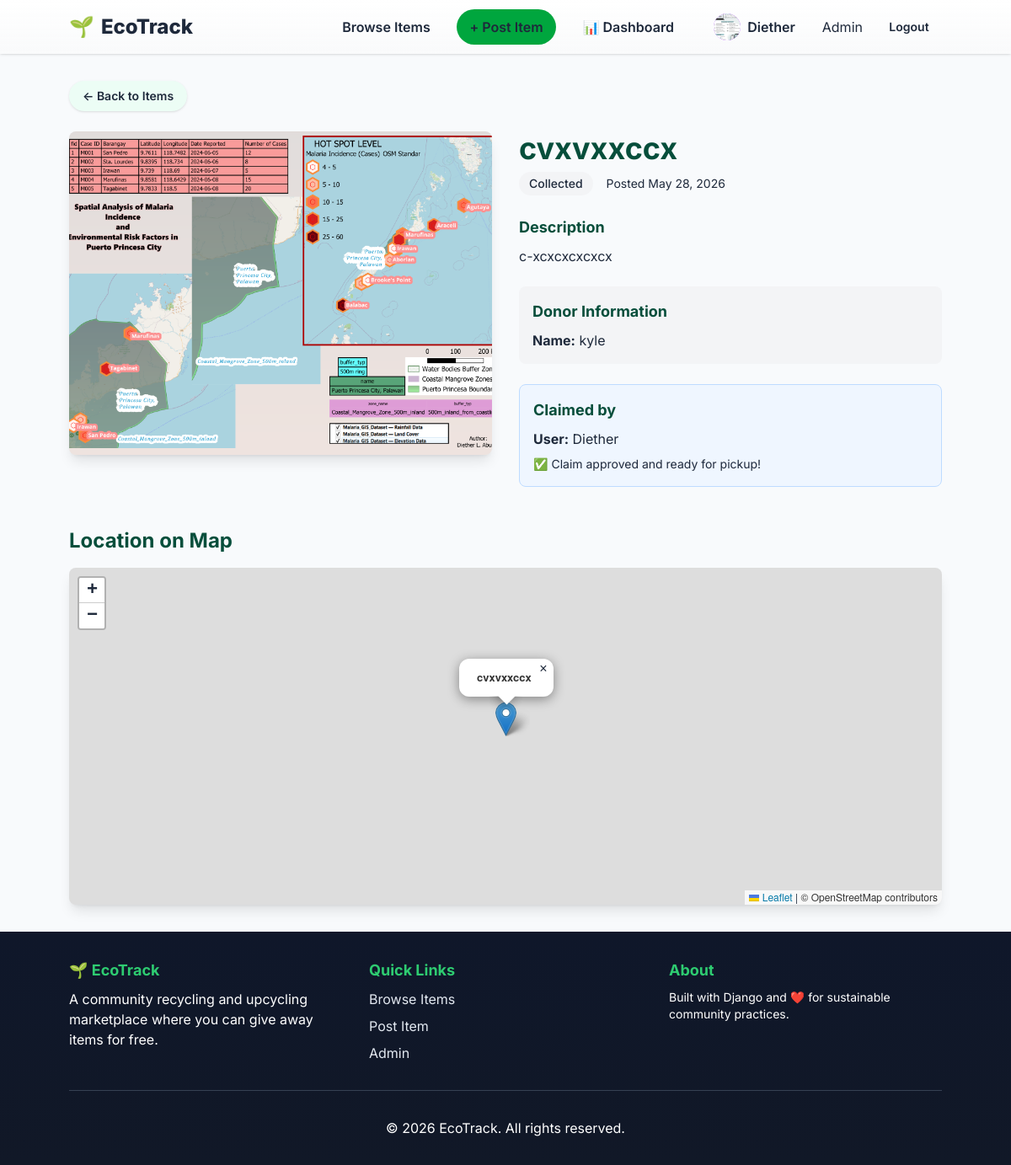
The app's page /items/2/ (signed in) with its own data.
### items/models.py (models this page shows, shortened)
class UserProfile(models.Model):
    GENDER_CHOICES = [
        ('M', 'Male'),
        ('F', 'Female'),
        ('O', 'Other'),
        ('P', 'Prefer not to say'),
    ]
    user = models.OneToOneField(User, on_delete=models.CASCADE, related_name='profile')
    picture = models.ImageField(upload_to='profiles/', blank=True, null=True)
    gender = models.CharField(max_length=1, choices=GENDER_CHOICES, blank=True, default='P')
    contact_number = models.CharField(max_length=20, blank=True, default='')

class Item(models.Model):
    STATUS_CHOICES = [
        ('AVAILABLE', 'Available'),
        ('PENDING', 'Pending'),
        ('COLLECTED', 'Collected'),
    ]
    title = models.CharField(max_length=255)
    description = models.TextField()
    image = models.ImageField(upload_to='items/%m/%d/%Y/')
    latitude = models.DecimalField(max_digits=9, decimal_places=6)
    longitude = models.DecimalField(max_digits=9, decimal_places=6)
    address = models.CharField(max_length=255, blank=True, default='')
    contact_number = models.CharField(max_length=20, blank=True, default='')
    status = models.CharField(max_length=20, choices=STATUS_CHOICES, default='AVAILABLE')
    donor = models.ForeignKey(User, on_delete=models.CASCADE, related_name='donated_items')
    claimant = models.ForeignKey(User, on_delete=models.SET_NULL, null=True, blank=True, related_name='claimed_items')
    created_at = models.DateTimeField(auto_now_add=True)
    updated_at = models.DateTimeField(auto_now=True)
    class Meta:
        ordering = ['-created_at']

### items/views.py (the view)
# urls.py: path('<int:pk>/', views.item_detail_view, name='item_detail'),
def item_detail_view(request, pk):
    item = get_object_or_404(Item, pk=pk)
    if get_accept_format(request) == 'json':
        serializer = ItemSerializer(item)
        return JsonResponse(serializer.data)
    context = {'item': item}
    return render(request, 'items/item_detail.html', context)

### items/context_processors.py (called while the page is built)
def user_profile(request):
    if request.user.is_authenticated:
        profile, created = UserProfile.objects.get_or_create(user=request.user)
        return {'user_profile': profile}
    return {'user_profile': None}

### items/views.py (called while the page is built)
def get_accept_format(request):
    accept_header = request.META.get('HTTP_ACCEPT', 'text/html')
    format_param = request.GET.get('format', None)
    if format_param == 'json':
        return 'json'
    if 'application/json' in accept_header:
        return 'json'
    return 'html'

### templates/items/item_detail.html (shortened to what this page needs)
{% extends "base.html" %}
{% block extra_head %}
    <link rel="stylesheet" href="https://unpkg.com/leaflet@1.9.4/dist/leaflet.css" />
{% endblock %}
{% block content %}
<div class="mb-6">
    <a href="{% url 'item_list' %}" class="inline-flex items-center gap-2 rounded-full bg-emerald-50 text-emerald-700 px-4 py-2 text-sm font-semibold shadow-sm hover:bg-emerald-100 hover:text-emerald-900 transition">
        ← Back to Items
    </a>
</div>
<div class="grid grid-cols-1 lg:grid-cols-2 gap-8">
    <div>
        {% if item.image %}
            <img src="{{ item.image.url }}" alt="{{ item.title }}" class="w-full h-64 md:h-96 object-cover rounded-lg shadow-lg">
        {% else %}
            <div class="w-full h-64 md:h-96 bg-gray-200 rounded-lg flex items-center justify-center">
                <span class="text-gray-500 text-lg">No image available</span>
            </div>
        {% endif %}
    </div>
    <div class="space-y-6">
        <div>
            <h1 class="text-4xl font-bold text-gray-900 mb-2">{{ item.title }}</h1>
            <div class="flex items-center gap-4">
                <span class="inline-block px-3 py-1 rounded-full text-sm font-medium
                    {% if item.status == 'AVAILABLE' %}bg-green-100 text-green-800{% elif item.status == 'PENDING' %}bg-yellow-100 text-yellow-800{% else %}bg-gray-100 text-gray-800{% endif %}">
                    {{ item.get_status_display }}
                </span>
                <span class="text-gray-700 text-sm">Posted {{ item.created_at|date:"M d, Y" }}</span>
            </div>
        </div>
        <div>
            <h2 class="text-lg font-bold text-gray-900 mb-2">Description</h2>
            <p class="text-gray-900 whitespace-pre-wrap">{{ item.description }}</p>
        </div>
        <div class="bg-gray-100 p-4 rounded-lg">
            <h2 class="text-lg font-bold text-gray-900 mb-2">Donor Information</h2>
            <p class="text-gray-900"><strong>Name:</strong> {{ item.donor.username }}</p>
        </div>
        {% if item.claimant %}
            <div class="bg-blue-50 border border-blue-200 p-4 rounded-lg">
                <h2 class="text-lg font-bold text-gray-900 mb-2">Claimed by</h2>
                <p class="text-gray-900"><strong>User:</strong> {{ item.claimant.username }}</p>
                <p class="text-gray-800 text-sm mt-2">
                    {% if item.status == 'PENDING' %}
                        ⏳ Waiting for donor to confirm...
                    {% elif item.status == 'COLLECTED' %}
                        ✅ Claim approved and ready for pickup!
                    {% endif %}
                </p>
            </div>
        {% elif user.is_authenticated and item.donor != user and item.status == 'AVAILABLE' %}
            <button id="claimBtn" class="w-full bg-green-600 text-white py-3 rounded-lg hover:bg-green-700 transition font-bold text-lg">
                Claim This Item
            </button>
        {% elif user == item.donor %}
            <div class="bg-blue-50 border border-blue-200 p-4 rounded-lg">
                <p class="text-gray-900">This is your item. You cannot claim it.</p>
            </div>
        {% endif %}
    </div>
</div>
<div class="mt-12">
    <h2 class="text-2xl font-bold text-gray-900 mb-4">Location on Map</h2>
    <div id="map" class="rounded-lg shadow-lg"></div>
</div>
{% endblock %}

### templates/base.html (shortened to what this page needs)
{% load static %}
{% load pwa %}
<!DOCTYPE html>
<html lang="en">
<head>
    <link rel="stylesheet" href="{% static 'dist/output.css' %}">
    <link rel="stylesheet" href="{% static 'css/ui.css' %}">
    {% block extra_head %}{% endblock %}
</head>
<body class="bg-gray-50 flex flex-col min-h-screen">
    <nav class="bg-white shadow">
        <div class="max-w-7xl mx-auto px-4 sm:px-6 lg:px-8">
            <div class="flex justify-between items-center h-16">
                <div class="flex items-center">
                    <a href="{% url 'item_list' %}" class="site-brand text-2xl">
                        <span class="logo-emoji">🌱</span>
                        <span class="brand-text">EcoTrack</span>
                    </a>
                </div>
                <div id="desktopNav" class="hidden lg:flex gap-4 items-center">
                    {% url 'item_list' as item_list_url %}
                    {% url 'account_login' as account_login_url %}
                    <a href="{{ item_list_url }}" class="btn px-4 py-2 rounded-full font-semibold transition duration-200 {% if request.path == item_list_url %}bg-blue-600 text-white{% else %}text-gray-600 hover:text-gray-900 hover:bg-blue-50{% endif %}">
                        Browse Items
                    </a>
                    {% if user.is_authenticated %}
                        <a href="{% url 'item_create' %}" class="btn px-4 py-2 rounded bg-green-600 text-white hover:bg-green-700">
                            + Post Item
                        </a>
                        {% url 'dashboard' as dashboard_url %}
                        <a href="{{ dashboard_url }}" class="btn px-4 py-2 rounded-full font-semibold transition duration-200 {% if request.path == dashboard_url %}bg-blue-600 text-white{% else %}text-gray-600 hover:text-gray-900 hover:bg-blue-50{% endif %}">
                            📊 Dashboard
                        </a>
                        <button id="profileTrigger" type="button" class="inline-flex items-center gap-2 px-4 py-2 rounded-full font-semibold text-gray-600 hover:bg-gray-100 transition duration-200 cursor-pointer">
                            <span id="navbarProfilePic" class="w-8 h-8 rounded-full bg-purple-500 flex items-center justify-center text-white text-sm font-bold overflow-hidden">
                                {% if user_profile and user_profile.picture %}
                                    <img src="{{ user_profile.picture.url }}" alt="{{ user.username }}" class="w-full h-full object-cover" />
                                {% else %}
                                    {{ user.username|make_list|first|upper }}
                                {% endif %}
                            </span>
                            <span>{{ user.username }}</span>
                        </button>
                        {% if user.is_superuser or user.is_staff %}
                            <a href="/admin/" class="text-gray-600 hover:text-gray-900">
                                Admin
                            </a>
                        {% endif %}
                        <a id="logoutLink" href="{% url 'account_logout' %}" class="btn text-red-600 hover:text-red-900 text-sm font-medium">
                            Logout
                        </a>
                    {% else %}
                        <a href="{{ account_login_url }}" class="btn px-4 py-2 rounded-full font-semibold transition duration-200 {% if request.path == account_login_url %}bg-blue-600 text-white{% else %}text-gray-600 hover:text-gray-900 hover:bg-blue-50{% endif %}">
                            Login
                        </a>
                    {% endif %}
                </div>
            </div>
        </div>
                {% url 'item_list' as item_list_url %}
    </nav>
<main class="animate-fade-in max-w-7xl mx-auto px-4 sm:px-6 lg:px-8 py-8 flex-grow w-full">
        {% block content %}{% endblock %}
    </main>
    <footer class="bg-gray-800 text-white">
        <div class="max-w-7xl mx-auto px-4 sm:px-6 lg:px-8 py-8">
            <div class="grid grid-cols-1 md:grid-cols-3 gap-8">
                <div>
                    <h3 class="text-lg font-bold mb-2">🌱 EcoTrack</h3>
                    <p class="text-gray-400">
                        A community recycling and upcycling marketplace where you can give away items for free.
                    </p>
                </div>
                <div>
                    <h3 class="text-lg font-bold mb-2">Quick Links</h3>
                    <ul class="text-gray-400 space-y-2">
                        <li><a href="{% url 'item_list' %}" class="hover:text-white">Browse Items</a></li>
                        {% if user.is_authenticated %}
                            <li><a href="{% url 'item_create' %}" class="hover:text-white">Post Item</a></li>
                            {% if user.is_superuser or user.is_staff %}
                                <li><a href="/admin/" class="hover:text-white">Admin</a></li>
                            {% endif %}
                        {% endif %}
                    </ul>
                </div>
                <div>
                    <h3 class="text-lg font-bold mb-2">About</h3>
                    <p class="text-gray-400 text-sm">
                        Built with Django and ❤️ for sustainable community practices.
                    </p>
                </div>
            </div>
            <div class="border-t border-gray-700 mt-8 pt-8 text-center text-gray-400">
                <p>&copy; 2026 EcoTrack. All rights reserved.</p>
            </div>
        </div>
    </footer>
</body>
</html>

### static/css/ui.css (style rules this page uses)
:root { --bg: #f8fafc; --muted: #6b7280; --accent: #059669; --accent-600: #047857; --brand: #064e3b; --primary: #0ea5a4; --card: #ffffff; --glass: rgba(255,255,255,0.6); --radius: 0.75rem; }
html,body { height:100%; }
body { font-family: 'Inter', system-ui, -apple-system, 'Segoe UI', Roboto, 'Helvetica Neue', Arial; background:var(--bg); color:#0f172a; -webkit-font-smoothing:antialiased; -moz-osx-font-smoothing:grayscale; }
.max-w-7xl { max-width:1100px }
h1,h2,h3 { color:var(--brand) }
p,li,span,a { color:#1e293b }
.btn { display:inline-flex;align-items:center;gap:.5rem;padding:.5rem .9rem;border-radius:999px;font-weight:600;cursor:pointer;border:1px solid transparent;text-decoration:none }
nav.bg-white { background:linear-gradient(180deg, rgba(255,255,255,0.98), rgba(249,250,251,0.95));backdrop-filter:saturate(140%) blur(4px) }
.site-brand { display:flex;align-items:center;gap:.5rem;font-weight:800;color:var(--accent) }
.site-brand .logo-emoji { font-size:1.5rem }
footer.bg-gray-800 { background:linear-gradient(180deg,#0f172a,#111827);color:#cbd5e1 }
footer a { color:#e2e8f0 }
footer h3 { color:#2ecc71!important }
footer.bg-gray-800 p { color:#ffffff }

### templates/items/item_detail.html (style rules this page uses)
#map { height: 400px; }

### records on screen
UserProfile: picture (picture)
Item: image (picture), title "cvxvxxccx", status "Collected", created_at "May 28, 2026", description "c-xcxcxcxcxcx", donor.username "kyle", claimant.username "Diether"

### other values on screen
{{ user.username }} "Diether"
